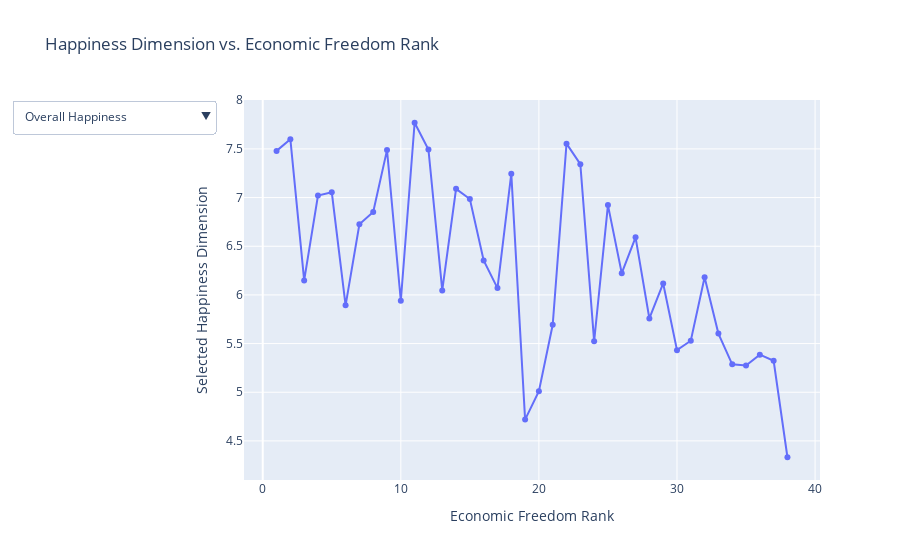

The cell this chart's notebook holds for it:
### Code cell
# Convert data to pandas DataFrame
df = pd.DataFrame(data)

# Create Plotly scatter plot with dropdown menu
fig = go.Figure()

# Initial trace for Overall Happiness
fig.add_trace(go.Scatter(
    x=df["ef_rank"],
    y=df["Overall Happiness"],
    mode='lines+markers',  # Line plot with markers
    name='Overall Happiness'
))

# Define dropdown menu options
dropdown_options = [
    {'label': 'Overall Happiness', 'method': 'update', 'args': [{'y': [df["Overall Happiness"]]}]},
    {'label': 'GDP per capita', 'method': 'update', 'args': [{'y': [df["GDP per capita"]]}]},
    {'label': 'Social support', 'method': 'update', 'args': [{'y': [df["Social support"]]}]},
    {'label': 'Healthy life expectancy', 'method': 'update', 'args': [{'y': [df["Healthy life expectancy"]]}]},
    {'label': 'Freedom to make life choices', 'method': 'update', 'args': [{'y': [df["Freedom to make life choices"]]}]},
    {'label': 'Generosity', 'method': 'update', 'args': [{'y': [df["Generosity"]]}]},
    {'label': 'Perceptions of corruption', 'method': 'update', 'args': [{'y': [df["Perceptions of corruption"]]}]}
]

# Update layout with dropdown menu
fig.update_layout(
    updatemenus=[
        {
            'buttons': dropdown_options,
            'direction': 'down',
            'showactive': True,
        }
    ],
    title='Happiness Dimension vs. Economic Freedom Rank',
    xaxis_title='Economic Freedom Rank',
    yaxis_title='Selected Happiness Dimension',
)

# Show the figure
pio.show(fig)

### Figure 1 — Plotly figure (JSON) as saved in the notebook; plotly's stock layout.template omitted (floating-point values rounded to 4 significant figures)
{"data": [{"mode": "lines+markers", "name": "Overall Happiness", "type": "scatter", "x": [1, 2, 3, 4, 5, 6, 7, 8, 9, 10, 11, 12, 13, 14, 15, 16, 17, 18, 19, 20, 21, 22, 23, 24, 25, 26, 27, 28, 29, 30, 31, 32, 33, 34, 35, 36, 37, 38], "y": [7.48, 7.6, 6.149, 7.021, 7.054, 5.893, 6.726, 6.852, 7.488, 5.94, 7.769, 7.494, 6.046, 7.09, 6.985, 6.354, 6.07, 7.246, 4.719, 5.011, 5.693, 7.554, 7.343, 5.523, 6.923, 6.223, 6.592, 5.758, 6.118, 5.432, 5.529, 6.182, 5.603, 5.287, 5.274, 5.386, 5.323, 4.332]}], "layout": {"title": {"text": "Happiness Dimension vs. Economic Freedom Rank"}, "updatemenus": [{"buttons": [{"args": [{"y": [[7.48, 7.6, 6.149, 7.021, 7.054, 5.893, 6.726, 6.852, 7.488, 5.94, 7.769, 7.494, 6.046, 7.09, 6.985, 6.354, 6.07, 7.246, 4.719, 5.011, 5.693, 7.554, 7.343, 5.523, 6.923, 6.223, 6.592, 5.758, 6.118, 5.432, 5.529, 6.182, 5.603, 5.287, 5.274, 5.386, 5.323, 4.332]]}], "label": "Overall Happiness", "method": "update"}, {"args": [{"y": [[1.452, 1.383, 1.238, 1.499, 1.333, 1.237, 1.3, 1.269, 1.396, 1.187, 1.34, 1.38, 1.263, 1.609, 1.373, 1.286, 1.162, 1.376, 0.947, 1.092, 1.221, 1.488, 1.387, 1.051, 1.356, 1.294, 1.324, 1.201, 1.258, 1.155, 0.685, 1.206, 1.004, 1.181, 0.983, 0.945, 1.067, 0.82]]}], "label": "GDP per capita", "method": "update"}, {"args": [{"y": [[1.526, 1.573, 1.515, 1.553, 1.538, 1.528, 1.52, 1.487, 1.522, 1.465, 1.587, 1.624, 1.223, 1.479, 1.454, 1.484, 1.232, 1.475, 0.848, 1.513, 1.431, 1.582, 1.487, 1.361, 1.504, 1.488, 1.472, 1.41, 1.523, 1.266, 1.328, 1.438, 1.383, 1.156, 1.294, 1.212, 1.465, 1.39]]}], "label": "Social support", "method": "update"}, {"args": [{"y": [[1.052, 0.996, 0.818, 0.999, 0.996, 0.874, 0.999, 0.92, 0.999, 0.812, 0.986, 1.026, 1.042, 1.012, 0.987, 1.062, 0.825, 1.016, 0.874, 0.815, 0.999, 1.028, 1.009, 0.871, 0.986, 1.039, 1.045, 0.828, 0.953, 0.914, 0.739, 0.884, 0.854, 0.999, 0.838, 0.845, 0.789, 0.739]]}], "label": "Healthy life expectancy", "method": "update"}, {"args": [{"y": [[0.572, 0.592, 0.291, 0.516, 0.45, 0.495, 0.564, 0.457, 0.557, 0.264, 0.596, 0.591, 0.406, 0.526, 0.495, 0.362, 0.462, 0.532, 0.383, 0.311, 0.508, 0.603, 0.574, 0.197, 0.473, 0.231, 0.436, 0.199, 0.564, 0.296, 0.245, 0.483, 0.282, 0.067, 0.345, 0.212, 0.235, 0.178]]}], "label": "Freedom to make life choices", "method": "update"}, {"args": [{"y": [[0.263, 0.252, 0.043, 0.298, 0.348, 0.103, 0.375, 0.046, 0.322, 0.075, 0.153, 0.354, 0.19, 0.194, 0.261, 0.153, 0.083, 0.244, 0.178, 0.081, 0.047, 0.271, 0.267, 0.142, 0.16, 0.158, 0.111, 0.081, 0.144, 0.119, 0.181, 0.117, 0.137, 0.0, 0.185, 0.263, 0.094, 0.187]]}], "label": "Generosity", "method": "update"}, {"args": [{"y": [[0.343, 0.41, 0.042, 0.31, 0.278, 0.161, 0.151, 0.036, 0.298, 0.064, 0.393, 0.118, 0.041, 0.316, 0.265, 0.079, 0.005, 0.226, 0.027, 0.004, 0.025, 0.341, 0.373, 0.08, 0.21, 0.03, 0.183, 0.02, 0.057, 0.022, 0.0, 0.05, 0.039, 0.034, 0.034, 0.006, 0.142, 0.01]]}], "label": "Perceptions of corruption", "method": "update"}], "direction": "down", "showactive": true}], "xaxis": {"title": {"text": "Economic Freedom Rank"}}, "yaxis": {"title": {"text": "Selected Happiness Dimension"}}}}
